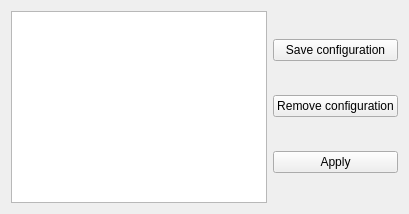
          <widget class="QWidget" name="config_tab">
           <attribute name="title">
            <string>Saved configurations</string>
           </attribute>
           <layout class="QHBoxLayout" name="horizontalLayout_2">
            <item>
             <widget class="QListWidget" name="config_lst">
              <property name="font">
               <font>
                <pointsize>10</pointsize>
               </font>
              </property>
              <property name="statusTip">
               <string/>
              </property>
              <property name="wordWrap">
               <bool>true</bool>
              </property>
              <property name="sortingEnabled">
               <bool>false</bool>
              </property>
             </widget>
            </item>
            <item>
             <layout class="QVBoxLayout" name="verticalLayout">
              <item>
               <widget class="QPushButton" name="tofile_btn">
                <property name="text">
                 <string>Save configuration</string>
                </property>
               </widget>
              </item>
              <item>
               <widget class="QPushButton" name="remove_cfg_btn">
                <property name="text">
                 <string>Remove configuration</string>
                </property>
               </widget>
              </item>
              <item>
               <widget class="QPushButton" name="btnApplySavedConfig">
                <property name="text">
                 <string>Apply</string>
                </property>
               </widget>
              </item>
             </layout>
            </item>
           </layout>
          </widget>
